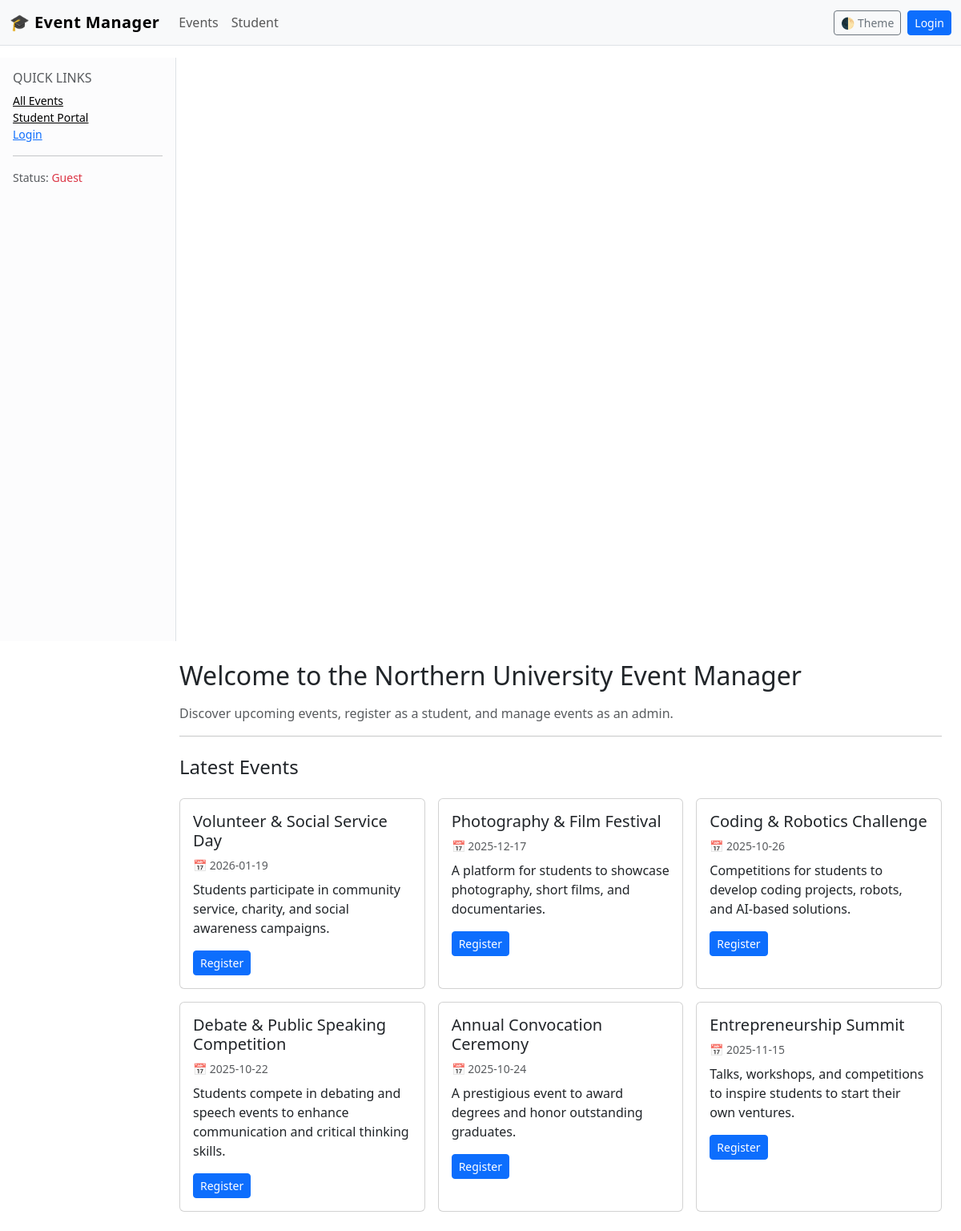
The page / on the database its author committed.
### app.py (models this page shows)
class Event(db.Model):
    id = db.Column(db.Integer, primary_key=True)
    title = db.Column(db.String(120), nullable=False)
    date = db.Column(db.String(20), nullable=False)  # ISO date string (YYYY-MM-DD)
    desc = db.Column(db.String(500), nullable=False)
    capacity = db.Column(db.Integer, nullable=False)

### app.py (the view)
@app.route("/")
def home():
    latest = Event.query.order_by(Event.id.desc()).limit(6).all()
    return render_template("home.html", events=latest)

### app.py (called while the page is built)
@app.context_processor
def inject_globals():
    return {"is_admin": bool(session.get("admin"))}

### templates/home.html (shortened to what this page needs)
{% extends "layout.html" %}
{% block content %}
  <div class="py-4">
    <h2 class="mb-3">Welcome to the Northern University Event Manager</h2>
    <p class="text-muted">Discover upcoming events, register as a student, and manage events as an admin.</p>
    <hr>
    <h4 class="mt-4">Latest Events</h4>
    <div class="row g-3 mt-1">
      {% for e in events %}
      <div class="col-md-6 col-xl-4">
        <div class="card card-hover h-100">
          <div class="card-body">
            <h5 class="card-title">{{ e.title }}</h5>
            <div class="small text-muted mb-2">📅 {{ e.date }}</div>
            <p class="card-text">{{ e.desc[:120] }}{% if e.desc|length > 120 %}...{% endif %}</p>
            <a href="{{ url_for('register_event', eid=e.id) }}" class="btn btn-sm btn-primary">Register</a>
          </div>
        </div>
      </div>
      {% else %}
      <div class="col-12"><em>No events yet.</em></div>
      {% endfor %}
    </div>
  </div>
{% endblock %}

### templates/layout.html (shortened to what this page needs)
<!doctype html>
<html lang="en" data-theme="light">
  <head>
    <link href="https://cdn.jsdelivr.net/npm/bootstrap@5.3.3/dist/css/bootstrap.min.css" rel="stylesheet">
  </head>
  <body>
    <nav class="navbar navbar-expand-lg fixed-top bg-body-tertiary border-bottom">
      <div class="container-fluid">
        <a class="navbar-brand brand" href="{{ url_for('home') }}">🎓 Event Manager</a>
        <div class="collapse navbar-collapse" id="nav">
          <ul class="navbar-nav me-auto mb-2 mb-lg-0">
            <li class="nav-item"><a class="nav-link" href="{{ url_for('events') }}">Events</a></li>
            <li class="nav-item"><a class="nav-link" href="{{ url_for('student_dashboard') }}">Student</a></li>
          </ul>
          <div class="d-flex gap-2">
            <button id="themeBtn" class="btn btn-outline-secondary btn-sm" type="button">🌓 Theme</button>
            {% if is_admin %}
              <a class="btn btn-outline-danger btn-sm" href="{{ url_for('admin_logout') }}">Logout</a>
            {% else %}
              <a class="btn btn-primary btn-sm" href="{{ url_for('admin_login') }}">Login</a>
            {% endif %}
          </div>
        </div>
      </div>
    </nav>
    <div class="container-fluid">
      <div class="row">
        <aside class="col-md-3 col-lg-2 d-none d-md-block sidebar">
          <h6 class="text-uppercase text-muted">Quick Links</h6>
          <ul class="list-unstyled small">
            <li><a href="{{ url_for('events') }}" class="link-body-emphasis">All Events</a></li>
            <li><a href="{{ url_for('student_dashboard') }}" class="link-body-emphasis">Student Portal</a></li>
            {% if is_admin %}
              <li><a href="{{ url_for('admin_dashboard') }}" class="link-body-emphasis">Admin Dashboard</a></li>
              <li><a href="{{ url_for('add_event') }}" class="link-body-emphasis">Add Event</a></li>
              <li><a href="{{ url_for('report') }}" class="link-body-emphasis">Reports</a></li>
              <li><a href="{{ url_for('admin_logout') }}" class="link-danger">Logout</a></li>
            {% else %}
              <li><a href="{{ url_for('admin_login') }}" class="link-primary">Login</a></li>
            {% endif %}
          </ul>
          <hr>
          <div class="small text-muted">Status: {% if is_admin %}<span class="text-success">Admin Logged In</span>{% else %}<span class="text-danger">Guest</span>{% endif %}</div>
        </aside>
        <main class="col-md-9 ms-sm-auto col-lg-10 px-4">
          {% block content %}{% endblock %}
        </main>
      </div>
    </div>
  </body>
</html>

### templates/layout.html (style rules this page uses)
body { padding-top: 4.5rem; }
.sidebar { min-width: 220px; max-width: 240px; background: var(--bs-light-bg-subtle); border-right: 1px solid var(--bs-border-color); height: calc(100vh - 4.5rem); position: sticky; top: 4.5rem; padding: 1rem; }
.brand { font-weight: 700; letter-spacing: .4px; }

### rows shown on the page
Event: title "Volunteer & Social Service Day", date "2026-01-19", desc "Students participate in community service, charity, and social awareness campaigns."
Event: title "Photography & Film Festival", date "2025-12-17", desc "A platform for students to showcase photography, short films, and documentaries."
Event: title "Coding & Robotics Challenge", date "2025-10-26", desc "Competitions for students to develop coding projects, robots, and AI-based solutions."
Event: title "Debate & Public Speaking Competition", date "2025-10-22", desc "Students compete in debating and speech events to enhance communication and critical thinking skills."
Event: title "Annual Convocation Ceremony", date "2025-10-24", desc "A prestigious event to award degrees and honor outstanding graduates."
Event: title "Entrepreneurship Summit", date "2025-11-15", desc "Talks, workshops, and competitions to inspire students to start their own ventures."
